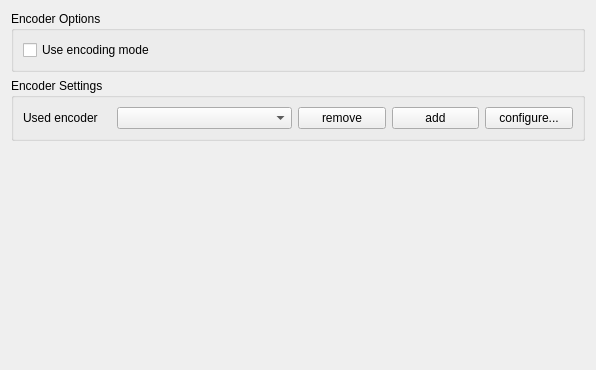
<?xml version="1.0" encoding="UTF-8"?>
<ui version="4.0">
 <class>TTCutSettingsEncoder</class>
 <widget class="QWidget" name="TTCutSettingsEncoder">
  <property name="geometry">
   <rect>
    <x>0</x>
    <y>0</y>
    <width>596</width>
    <height>370</height>
   </rect>
  </property>
  <property name="windowTitle">
   <string>Form1</string>
  </property>
  <layout class="QGridLayout">
   <item row="2" column="0">
    <spacer>
     <property name="orientation">
      <enum>Qt::Vertical</enum>
     </property>
     <property name="sizeType">
      <enum>QSizePolicy::Expanding</enum>
     </property>
     <property name="sizeHint" stdset="0">
      <size>
       <width>574</width>
       <height>151</height>
      </size>
     </property>
    </spacer>
   </item>
   <item row="1" column="0">
    <widget class="QGroupBox" name="groupBox">
     <property name="title">
      <string>Encoder Settings</string>
     </property>
     <layout class="QGridLayout">
      <item row="0" column="1" colspan="2">
       <widget class="QComboBox" name="cbEncoderProg"/>
      </item>
      <item row="0" column="5">
       <widget class="QPushButton" name="pbConfigureEncoder">
        <property name="minimumSize">
         <size>
          <width>0</width>
          <height>0</height>
         </size>
        </property>
        <property name="maximumSize">
         <size>
          <width>32767</width>
          <height>32767</height>
         </size>
        </property>
        <property name="text">
         <string>configure...</string>
        </property>
       </widget>
      </item>
      <item row="0" column="4">
       <widget class="QPushButton" name="pbAddEncoder">
        <property name="minimumSize">
         <size>
          <width>0</width>
          <height>0</height>
         </size>
        </property>
        <property name="maximumSize">
         <size>
          <width>32767</width>
          <height>32767</height>
         </size>
        </property>
        <property name="text">
         <string>add</string>
        </property>
       </widget>
      </item>
      <item row="0" column="3">
       <widget class="QPushButton" name="pbRemoveEncoder">
        <property name="minimumSize">
         <size>
          <width>0</width>
          <height>0</height>
         </size>
        </property>
        <property name="maximumSize">
         <size>
          <width>32767</width>
          <height>32767</height>
         </size>
        </property>
        <property name="text">
         <string>remove</string>
        </property>
       </widget>
      </item>
      <item row="0" column="0">
       <widget class="QLabel" name="laEncoderProg">
        <property name="text">
         <string>Used encoder</string>
        </property>
       </widget>
      </item>
     </layout>
    </widget>
   </item>
   <item row="0" column="0">
    <widget class="QGroupBox" name="bgEncOptions">
     <property name="title">
      <string>Encoder Options</string>
     </property>
     <layout class="QGridLayout">
      <item row="0" column="0">
       <widget class="QCheckBox" name="cbEncodingMode">
        <property name="text">
         <string>Use encoding mode</string>
        </property>
       </widget>
      </item>
     </layout>
    </widget>
   </item>
  </layout>
 </widget>
 <resources/>
 <connections/>
</ui>
